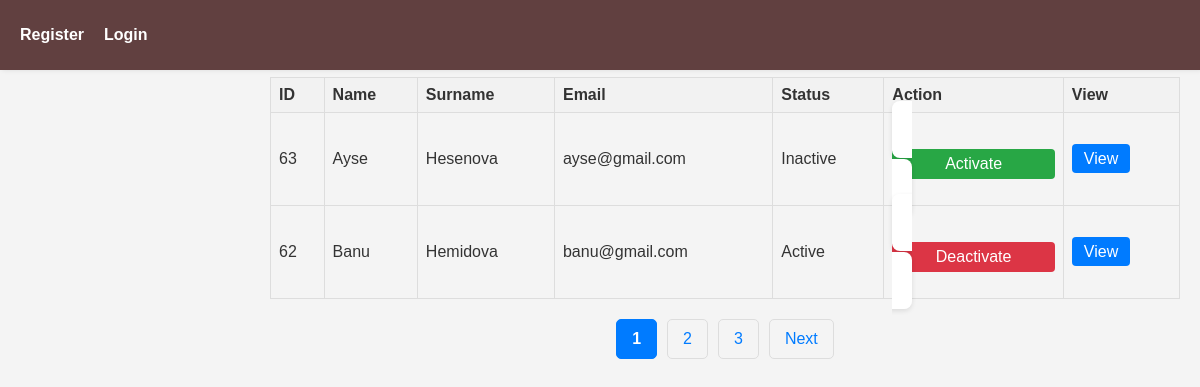
Page /admin/users/users.php on the committed database.
### tables this page shows
CREATE TABLE `users` (
  `id` bigint(20) NOT NULL,
  `name` varchar(255) NOT NULL,
  `surname` varchar(255) NOT NULL,
  `password` varchar(255) NOT NULL,
  `gender` int(11) NOT NULL,
  `dob` date NOT NULL,
  `profile` varchar(255) DEFAULT NULL,
  `email` varchar(255) NOT NULL,
  `active` int(11) DEFAULT 0,
  `role` int(11) DEFAULT 0,
  `otp` int(11) DEFAULT NULL,
  `created_at` timestamp NOT NULL DEFAULT current_timestamp(),
  `updated_at` timestamp NOT NULL DEFAULT current_timestamp()
);

### admin/users/users.php (the view, shortened to what this page needs)
<?php
include "../../index.php";
$page = empty($_GET['page']) ? 1 : $_GET['page'];
$limit = 2;
$startLimit = ($page - 1) * $limit;
$sqlTotal = "SELECT COUNT(*) FROM users WHERE role = 0";
$resultTotal = $connection->prepare($sqlTotal);
$resultTotal->execute();
$totalRecord = $resultTotal->fetchColumn();
$pageNumber = ceil($totalRecord / $limit);
$paginationRange = 3;
$startPage = max(1, $page - floor($paginationRange / 2));
$endPage = min($pageNumber, $page + floor($paginationRange / 2));
if ($endPage - $startPage + 1 < $paginationRange) {
    if ($startPage > 1) {
        $startPage = max(1, $endPage - $paginationRange + 1);
    } else {
        $endPage = min($pageNumber, $startPage + $paginationRange - 1);
    }
}
$query = "SELECT id, name, surname, email, active FROM users WHERE role = 0 ORDER BY users.id DESC  LIMIT $startLimit, $limit";
$stmt = $connection->prepare($query);
$stmt->execute();
$clients = $stmt->fetchAll(PDO::FETCH_ASSOC);
?>
<div class="hero">
    <h1>Client Management</h1>
    <table>
        <thead>
            <tr>
                <th>ID</th>
                <th>Name</th>
                <th>Surname</th>
                <th>Email</th>
                <th>Status</th>
                <th>Action</th>
                <th>View</th>
            </tr>
        </thead>
        <tbody>
            <?php foreach ($clients as $client): ?>
                <tr>
                    <td><?= htmlspecialchars($client['id']); ?></td>
                    <td><?= htmlspecialchars($client['name']); ?></td>
                    <td><?= htmlspecialchars($client['surname']); ?></td>
                    <td><?= htmlspecialchars($client['email']); ?></td>
                    <td><?= $client['active'] ? 'Active' : 'Inactive'; ?></td>
                    <td>
                        <form method="POST" style="display:inline;">
                            <button type="submit" class="action-btn <?= $client['active'] ? 'deactivate-btn' : 'activate-btn'; ?>">
                                <?= $client['active'] ? 'Deactivate' : 'Activate'; ?>
                            </button>
                        </form>
                    </td>
                    <td>
                        <a href="view.php?id=<?= $client['id']; ?>" class="action-btn view-btn">View</a>
                    </td>
                </tr>
            <?php endforeach; ?>
        </tbody>
    </table>
    <div class="pagination">
        <?php for ($i = $startPage; $i <= $endPage; $i++): ?>
            <a href="?page=<?= $i; ?>" class="<?= $i == $page ? 'active' : ''; ?>"><?= $i; ?></a>
        <?php endfor; ?>
        <?php if ($page < $pageNumber): ?>
            <a href="?page=<?= $page + 1; ?>">Next</a>
        <?php endif; ?>
    </div>
</div>

### head.php (style rules this page uses)
* { box-sizing: border-box; margin: 0; padding: 0; text-decoration: none; list-style: none; }
body { font-family: Arial, sans-serif; background-color: #f4f4f4; color: #333; margin: 0; padding: 0; outline: none; }
form { max-width: 600px; padding: 20px; background-color: #fff; border-radius: 8px; box-shadow: 0 2px 5px rgba(0, 0, 0, 0.1); margin: 100px auto; }
form button { background-color: #333; color: #fff; border: none; padding: 10px 20px; border-radius: 4px; cursor: pointer; font-size: 16px; display: block; width: 100%; margin-top: 10px; }
.hero { margin-left:250px; padding: 20px; }

### admin/users/users.php (style rules this page uses)
table { width: 100%; border-collapse: collapse; margin-top: 20px; }
table, th, td { border: 1px solid #ddd; }
th, td { padding: 8px; text-align: left; }
th { background-color: #f2f2f2; }
.action-btn { padding: 6px 12px; color: #fff; text-decoration: none; border-radius: 4px; cursor: pointer; }
.activate-btn { background-color: #28a745; }
.deactivate-btn { background-color: #dc3545; }
.view-btn { background-color: #007bff; }
.pagination { display: flex; justify-content: center; margin-top: 20px; }
.pagination a { color: #007bff; padding: 10px 15px; margin: 0 5px; text-decoration: none; border: 1px solid #ddd; border-radius: 5px; transition: background-color 0.3s, color 0.3s; }
.pagination a.active { background-color: #007bff; color: #fff; border-color: #007bff; font-weight: bold; }

### rows in the picture
users: id "63", name "Ayse", surname "Hesenova", email "ayse@gmail.com", active "Inactive"
users: id "62", name "Banu", surname "Hemidova", email "banu@gmail.com", active "Active"
